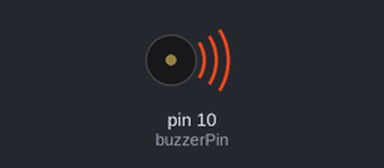
The sketch below on a simulated Arduino Uno, built with avr-gcc and run on an emulated ATmega328P. Parts: buzzer (waves = sounding).

Above: at 0.2 s.
At 11.33 s:
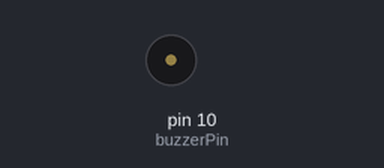
Timing chart, 0 to 14.9 s (numbered marks = the images above):
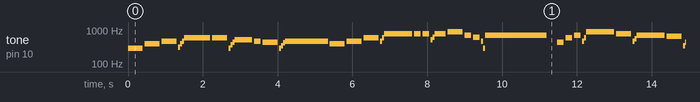

Measured:
- by itself, tone on pin 10 (buzzerPin): plays 294 Hz for 0.40 s, 391 Hz for 0.40 s, 466 Hz for 0.40 s, 311 Hz for 0.05 s, 391 Hz for 0.05 s, 466 Hz for 0.05 s … (390 notes in this stretch)

The sketch:

buzzer-code.ino
```cpp
const int f3 = 175;
const int cs = 277;
const int d = 294;
const int eb = 311;
const int e = 330;
const int f = 349;
const int fs = 370;
const int g = 391;
const int ab = 415;
const int a = 440;
const int bb = 466;
const int c5 = 523;
const int db5 = 554;
const int d5 = 587;
const int e5 = 659;
const int eb5 = 622;
const int f5 = 698;
const int g5 = 784;
const int a5 = 880;

const int q = 450;
const int h = q*2;
const int w = q*3;

int buzzerPin = 10;

void setup() {

}// not needed

void loop() {
  buzz(d, q);
  buzz(g, q);
  buzz(bb, q);

  trill(eb);
  trill(g);
  trill(bb);
  buzz(d5, h-150);

  buzz(d5, q);

  trill(d);
  trill(fs);
  trill(a);
  buzz(c5, q+q/2 - 150);
  buzz(bb, q-q/2);
  buzz(a, q);

  trill(d);
  trill(f);
  trill(ab);
  buzz(bb, w-150);

  buzz(g, q);
  buzz(bb, q);
  buzz(d5, q);

  trill(bb);
  trill(d5);
  buzz(g5, h-100);
  buzz(g5, q/2);
  buzz(g5, q/2);

  trill(c5);
  trill(eb5);
  buzz(g5, q-100);
  buzz(a5, q);
  buzz(f5, q/2);
  buzz(eb5, q/2);

  trill(bb);
  trill(d);
  buzz(f5, w-100 + q);

  delay(q/2);

  buzz(a, q/2);
  buzz(d5, q/2);
  buzz(f5, q/2);

  trill(bb);
  trill(d5);
  buzz(a5, h-100);
  buzz(g5, q);

  trill(bb);
  trill(db5);
  buzz(f5, h-100);
  buzz(e5, q);

  trill(f);
  trill(a);
  trill(d5);
  buzz(g5, h - 150);
  buzz(f5, q);

  trill(f3);
  trill(d);
  trill(a);
  buzz(e5, h-150);
  buzz(d5, q);

  trill(d);
  trill(f);
  trill(a);
  buzz(c5, q-150);
  buzz(bb, q);
  buzz(c5, q);
  buzz(d5, q);
  buzz(c5, q);
  buzz(g, q);

  trill(d);
  trill(fs);
  buzz(a, w-100);

  delay(w);
}

void buzz(int note, int dur) {
  tone(buzzerPin, note, dur - 50);
  delay(dur);
}

void trill(int note) {
  tone(buzzerPin, note, 50);
  delay(50);
}
```
